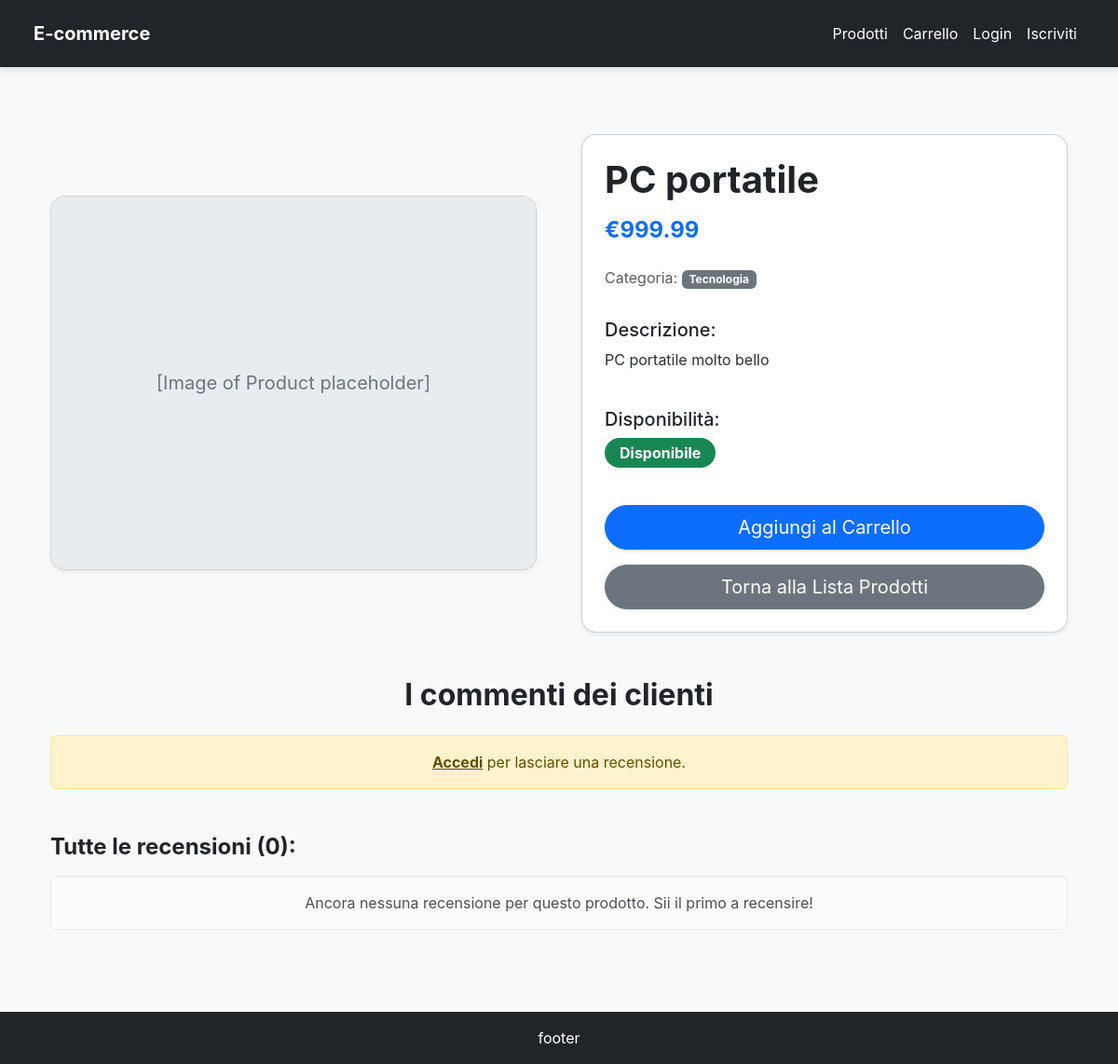
Before: /products/pc-portatile/ with the older database file.
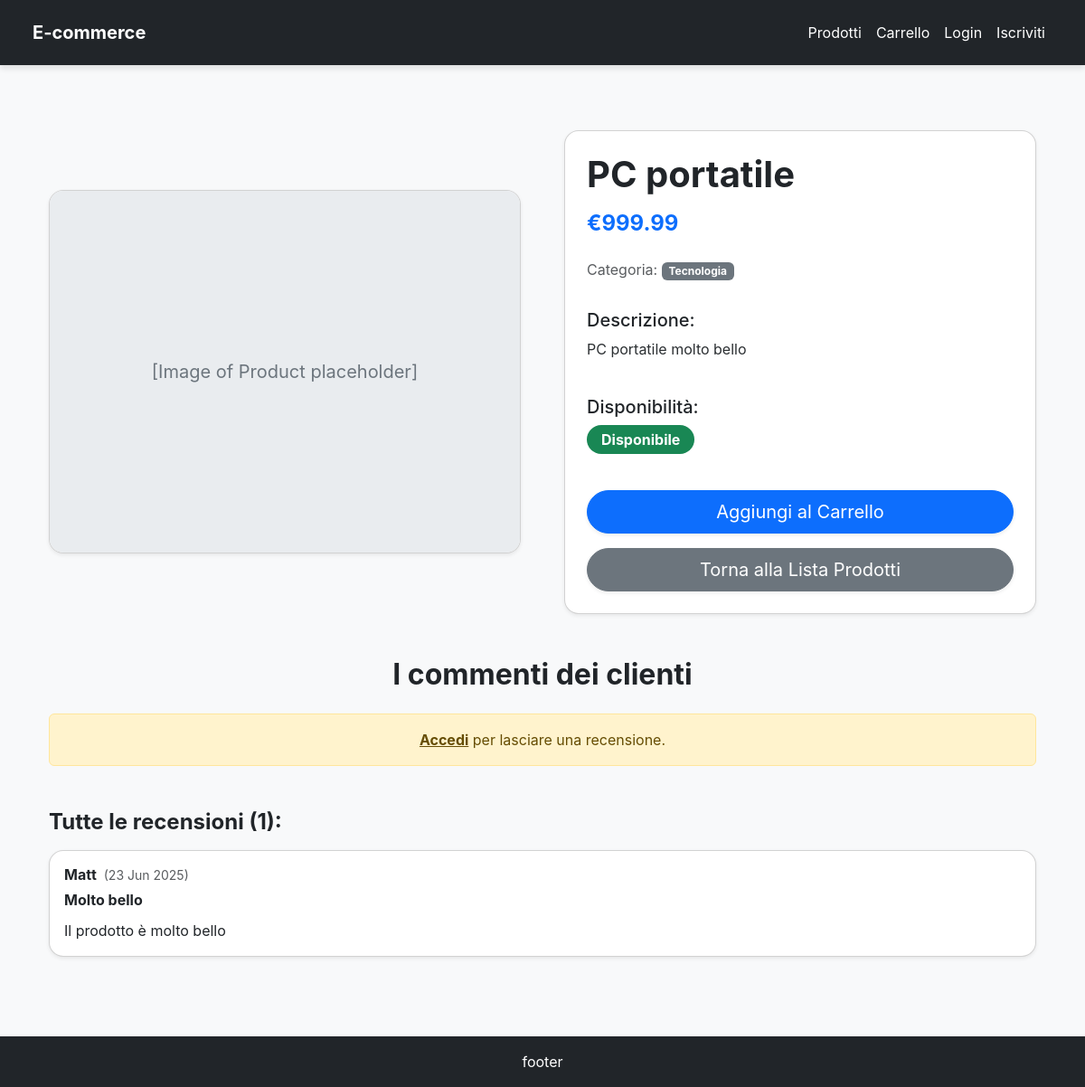
After: the same page with the newer database file.
### products/models.py (models this page shows, shortened)
class Product(models.Model):
    name = models.CharField(max_length=200, verbose_name="Nome Prodotto")
    slug = models.SlugField(max_length=200, unique=True, help_text="Slug unico per l'URL del prodotto")
    category = models.ForeignKey(
        Category,
        on_delete=models.SET_NULL,
        null=True,
        blank=True,
        related_name='products',
        verbose_name="Categoria"
    )
    description = models.TextField(verbose_name="Descrizione prodotto")
    price = models.DecimalField(
        max_digits=10,
        decimal_places=2,
        verbose_name="Prezzo in €"
    )
    stock = models.IntegerField(
        default=0,
        verbose_name="Quantità Disponibile",
        help_text="Quantità di prodotti disponibili in magazzino."
    )
    created_at = models.DateTimeField(auto_now_add=True, verbose_name="Data Creazione")
    updated_at = models.DateTimeField(auto_now=True, verbose_name="Ultimo Aggiornamento")
    class Meta:
        ordering = ('name',)
        verbose_name = "Prodotto"
        verbose_name_plural = "Prodotti"

class Category(models.Model):
    name = models.CharField(max_length=100, unique=True, verbose_name="Nome Categoria")
    slug = models.SlugField(max_length=100, unique=True, help_text="Slug unico per l'URL della categoria")
    class Meta:
        ordering = ('name',)
        verbose_name_plural = "Categorie"

class Review(models.Model):
    customer = models.ForeignKey(settings.AUTH_USER_MODEL, on_delete=models.CASCADE)
    product = models.ForeignKey(Product, on_delete=models.CASCADE)
    title = models.CharField(max_length=100)
    text = models.TextField(blank=True)
    created_at = models.DateTimeField(auto_now_add=True)
    class Meta:
        unique_together = ('customer', 'product')

### accounts/models.py (models this page shows, shortened)
class CustomUser(AbstractUser):
    birth_date = models.DateField(blank=True, null=True)
    REQUIRED_FIELDS = ['email', 'first_name', 'last_name', 'birth_date']
    class Meta:
        permissions = [
            ('can_access_manager_dashboard', 'Può accedere alla dashboard degli store manager'),
            ('can_access_customer_dashboard', 'Può accedere alla dashboard clienti')
        ]

### products/views.py (the view, shortened to what this page needs)
# urls.py: path("<slug:slug>/", ProductDetails.as_view(), name="product_details"),
class ProductDetails(DetailView):
    model = Product
    template_name = "product_details.html"
    context_object_name = 'product'
    slug_field = 'slug'
    slug_url_kwarg = 'slug'
    def get_context_data(self, **kwargs):
        context = super().get_context_data(**kwargs)
        product = self.get_object()
        context['reviews'] = Review.objects.filter(product=product)
        context['review_form'] = None
        context['has_purchased'] = False
        context['user_review'] = None
        return context

### templates/product_details.html (shortened to what this page needs)
{% extends 'base.html' %}
{% load crispy_forms_tags %}
{% block content %}
<div class="container my-5">
    <div class="row gx-5 align-items-center">
        <div class="col-md-6 mb-4 mb-md-0">
            <div class="card shadow-sm rounded-card overflow-hidden">
                <div class="img-placeholder" style="height: 400px;">
                    [Image of Product placeholder]
                </div>
            </div>
        </div>
        <div class="col-md-6">
            <div class="card shadow-sm rounded-card p-4">
                <h1 class="fw-bold text-dark mb-3">{{ product.name }}</h1>
                <h4 class="text-primary fw-bold mb-4">€{{ product.price|floatformat:2 }}</h4>
                <p class="text-muted mb-2">Categoria: <span class="badge bg-secondary">{{ product.category.name }}</span></p>
                <h5 class="mt-4 mb-2 text-dark">Descrizione:</h5>
                <p class="text-secondary-emphasis">{{ product.description }}</p>
                <div class="mt-4 mb-4">
                    <h5 class="text-dark">Disponibilità:</h5>
                    {% if product.stock > 0 %}
                        <span class="badge bg-success fs-6 py-2 px-3 rounded-pill">Disponibile</span>
                    {% else %}
                        <span class="badge bg-danger fs-6 py-2 px-3 rounded-pill">Non disponibile</span>
                    {% endif %}
                </div>
                <div class="mt-auto pt-3">
                    {% if product.stock > 0 %}
                        <form action="{% url 'add_to_cart' product.id %}" method="post" class="d-grid gap-2">
                            <button type="submit" class="btn btn-primary btn-lg rounded-pill shadow-sm">Aggiungi al Carrello</button>
                        </form>
                    {% else %}
                        <button class="btn btn-secondary btn-lg rounded-pill shadow-sm" disabled>Non Disponibile</button>
                    {% endif %}
                    <a href="{% url 'product_list' %}" class="btn btn-secondary btn-lg w-100 rounded-pill shadow-sm mt-3">
                        Torna alla Lista Prodotti
                    </a>
                </div>
            </div>
        </div>
    </div>
    <div class="row mt-5">
        <div class="col-12">
            <h2 class="fw-bold text-dark mb-4 text-center">I commenti dei clienti</h2>
            {% if user.is_authenticated %}
                {% if user_review %}
                    <div class="card shadow-lg rounded-card p-4 mb-4 border border-warning">
                        <h4 class="fw-bold text-warning mb-3">La tua recensione:</h4>
                        <p><strong>Titolo:</strong> {{ user_review.title }}</p>
                        <p><strong>Commento:</strong> {{ user_review.text|default:"Nessun commento." }}</p>
                        <p class="text-muted small">Pubblicato il: {{ user_review.created_at|date:"d M Y, H:i" }}</p>
                        <button class="btn btn-outline-warning rounded-pill mt-3" data-bs-toggle="modal" data-bs-target="#editReviewModal">Modifica la tua Recensione</button>
                    </div>
                    <div class="modal fade" id="editReviewModal" tabindex="-1" aria-labelledby="editReviewModalLabel" aria-hidden="true">
                        <div class="modal-dialog modal-dialog-centered">
                            <div class="modal-content rounded-card">
                                <div class="modal-header">
                                    <h5 class="modal-title" id="editReviewModalLabel">Modifica la tua Recensione</h5>
                                    <button type="button" class="btn-close" data-bs-dismiss="modal" aria-label="Close"></button>
                                </div>
                                <form method="post" action="{% url 'add_review' product.slug %}">
                                    {% csrf_token %}
                                    <div class="modal-body">
                                        {{ review_form|crispy }}
                                    </div>
                                    <div class="modal-footer">
                                        <button type="button" class="btn btn-secondary rounded-pill" data-bs-dismiss="modal">Annulla</button>
                                        <button type="submit" class="btn btn-primary rounded-pill">Salva Modifiche</button>
                                    </div>
                                </form>
                            </div>
                        </div>
                    </div>
                {% elif has_purchased %}
                    <div class="card shadow-lg rounded-card p-4 mb-4">
                        <h4 class="fw-bold text-dark mb-3">Lascia la tua recensione:</h4>
                        <form method="post" action="{% url 'add_review' product.slug %}">
                            {% csrf_token %}
                            {{ review_form|crispy }}
                            <button type="submit" class="btn btn-success rounded-pill mt-3">Invia Recensione</button>
                        </form>
                    </div>
                {% else %}
                    <div class="alert alert-info text-center" role="alert">
                        Acquista questo prodotto e attendi che l'ordine sia 'Consegnato' per lasciare una recensione.
                    </div>
                {% endif %}
            {% else %}
                <div class="alert alert-warning text-center" role="alert">
                    <a href="{% url 'login' %}" class="alert-link">Accedi</a> per lasciare una recensione.
                </div>
            {% endif %}
            <h4 class="fw-bold text-dark mb-3 mt-5">Tutte le recensioni ({{ reviews.count }}):</h4>
            {% if reviews %}
                {% for review in reviews %}
                <div class="card p-3 mb-3 shadow-sm rounded-card">
                    <div class="d-flex align-items-center mb-2">
                        <h6 class="fw-bold mb-0 me-2">{{ review.customer.username }}</h6>
                        <span class="text-muted small">({{ review.created_at|date:"d M Y" }})</span>
                    </div>
                    <div class="mb-2">
                        <h6 class="fw-bold mb-1">{{ review.title }}</h6>
                    </div>
                    <p class="mb-0">{{ review.text|default:"Nessun commento." }}</p>
                </div>
                {% endfor %}
            {% else %}
                <div class="alert alert-light text-center" role="alert">
                    Ancora nessuna recensione per questo prodotto. Sii il primo a recensire!
                </div>
            {% endif %}
        </div>
    </div>
</div>
{% endblock content %}

### templates/base.html (shortened to what this page needs)
<!DOCTYPE html>
<html lang="it">
<head>
    <link href="https://cdn.jsdelivr.net/npm/bootstrap@5.3.3/dist/css/bootstrap.min.css" rel="stylesheet"
          xintegrity="sha384-QWTKZyjpPEjISv5WaRU9Oer_idvLwtxj0s3rNb+eD+PjSgWvKWHB/a8P+fK7">
</head>
<body class="d-flex flex-column min-vh-100">
    <nav class="navbar navbar-expand-lg fixed-top navbar-dark bg-dark px-4 py-3">
        <div class="container-fluid">
        {% if perms.accounts.can_access_manager_dashboard %}
        <a class="navbar-brand fw-bold text-white" href="{% url 'store_manager_dashboard' %}">E-commerce - spazio dedicato allo staff</a>
        {% else %}
            <a class="navbar-brand fw-bold text-white" href="/">E-commerce</a>
        {% endif %}
            <div class="collapse navbar-collapse" id="navbarNav">
                {% if user.is_authenticated and perms.accounts.can_access_customer_dashboard %}
                <ul class="navbar-nav ms-auto">
                    <li class="nav-item">
                        <a class="nav-link text-white" href="{% url 'product_list' %}">Prodotti</a>
                    </li>
                    <li class="nav-item">
                        <a class="nav-link text-white" href="{% url 'cart' %}">Carrello</a>
                    </li>
                    <li class="nav-item dropdown">
                        <a class="nav-link dropdown-toggle" href="#" role="button" data-bs-toggle="dropdown" aria-expanded="false">
                            {{ user.username }}
                        </a>
                        <ul class="dropdown-menu">
                            <li><a class="dropdown-item" href="{% url 'dashboard' %}">Profilo</a></li>
                            <li><a class="dropdown-item" href="{% url 'my_orders' %}">I miei ordini</a></li>
                            <li>
                                <form action="{% url 'logout' %}" method="post" class="d-inline">
                                        {% csrf_token %}
                                        <button type="submit" class="dropdown-item">Logout</button>
                                </form>
                            </li>
                        </ul>
                    </li>
                </ul>
                {% else %}
                <ul class="navbar-nav ms-auto">
                    <li class="nav-item">
                        <a class="nav-link text-white" href="{% url 'product_list' %}">Prodotti</a>
                    </li>
                    <li class="nav-item">
                        <a class="nav-link text-white" href="{% url 'cart' %}">Carrello</a>
                    </li>
                    <li class="nav-item">
                        <a class="nav-link text-white" href="{% url 'login' %}">Login</a>
                    </li>
                    <li class="nav-item">
                        <a class="nav-link text-white" href="{% url 'signup' %}">Iscriviti</a>
                    </li>
                </ul>
                {% endif %}
            </div>
        </div>
    </nav>
    <main class="container my-4 flex-grow-1">
        {% block content %}
        {% endblock content %}
    </main>
    <footer class="bg-dark text-white text-center py-3 mt-auto rounded-top-lg">
        <div class="container">
            <p class="mb-0">footer</p>
        </div>
    </footer>
</body>
</html>

### templates/base.html (style rules this page uses)
body { font-family: 'Inter', sans-serif; background-color: #f8f9fa; padding-top: 4.5rem; }
.rounded-card { border-radius: 1rem; }
.navbar { box-shadow: 0 4px 6px rgba(0, 0, 0, 0.1); }
.btn-primary, .btn-secondary { border-radius: 0.5rem; }
.img-placeholder { background-color: #e9ecef; display: flex; align-items: center; justify-content: center; font-size: 1.25rem; color: #6c757d; height: 200px; border-radius: 0.5rem; }

Changed rows visible on the page:
added Review: customer.username "Matt", created_at "23 Jun 2025", title "Molto bello", text "Il prodotto è molto bello"
Other visible differences:
{{ reviews.count }}: "0" → "1"
text no longer shown: "Ancora nessuna recensione per questo prodotto. Sii il primo a recensire!"
